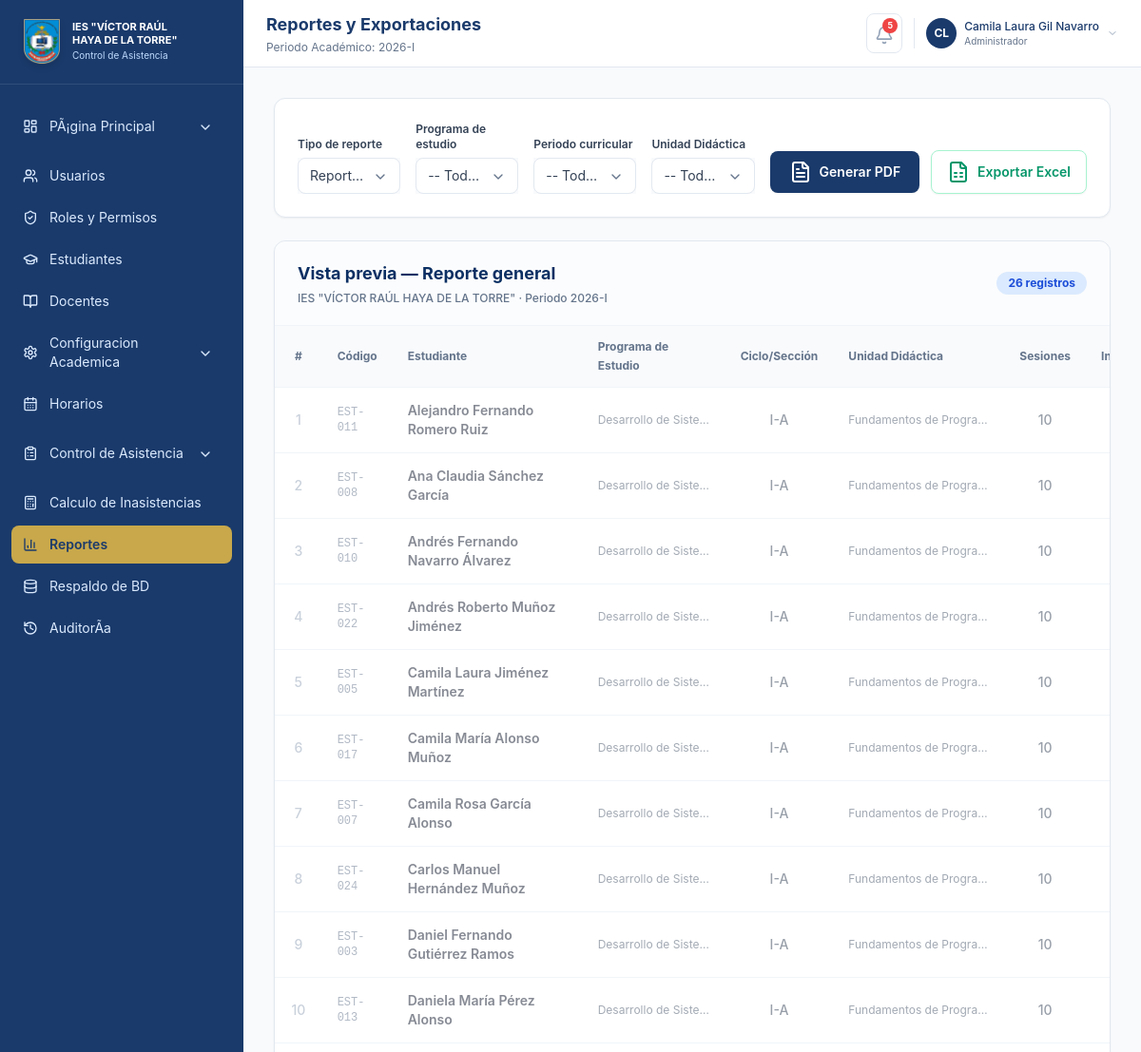
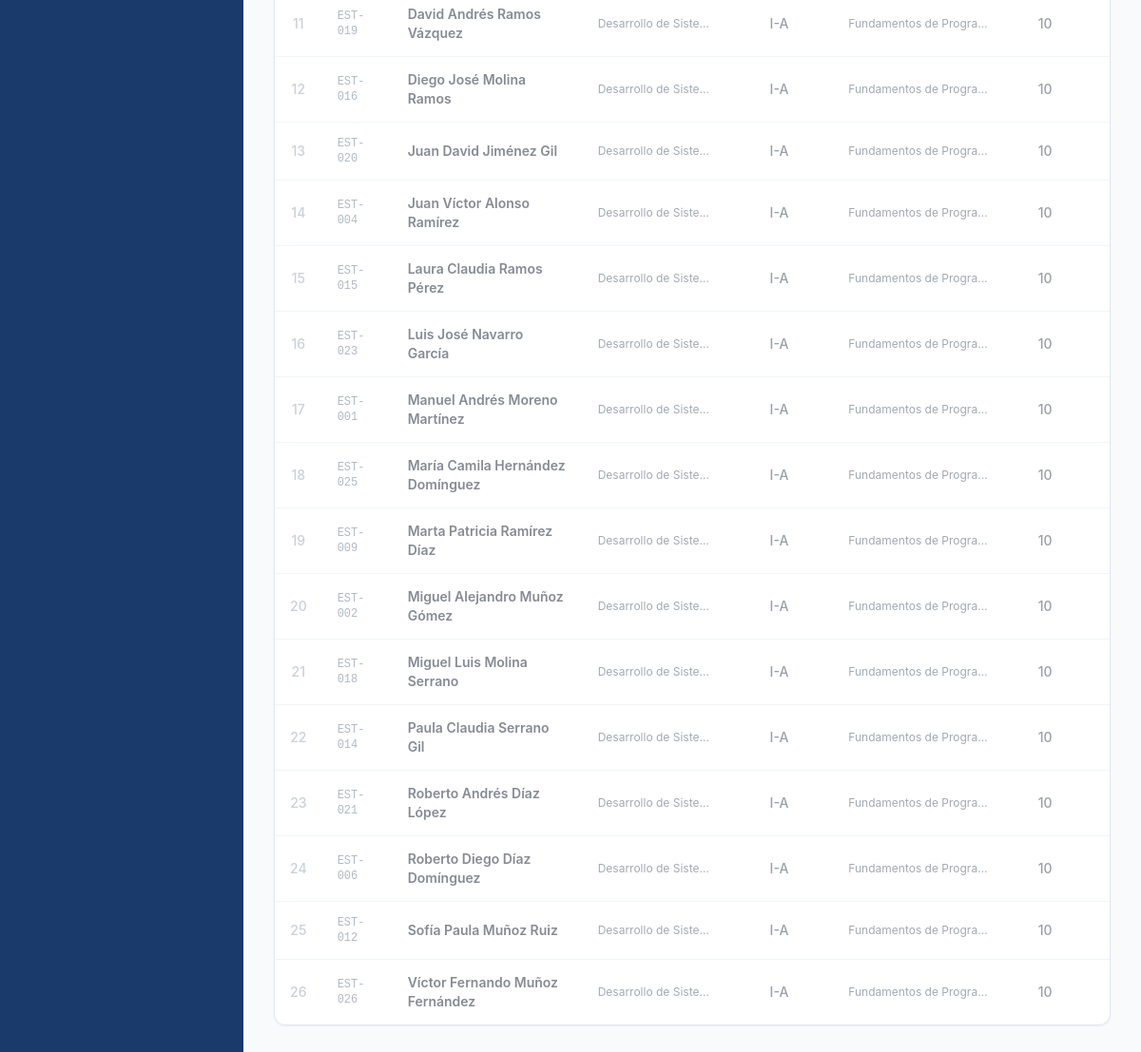
Screenshot of /index.php?m=reportes (signed in) with the database file from the repository (2 pictures, top to bottom).
### tables this page shows
CREATE TABLE `estudiantes` (
  `id` int(11) NOT NULL AUTO_INCREMENT,
  `codigo` varchar(30) NOT NULL,
  `dni` varchar(20) NOT NULL,
  `nombres` varchar(160) NOT NULL,
  `programa_id` int(11) DEFAULT NULL,
  `periodo_curricular_id` int(11) DEFAULT NULL,
  `unidad_didactica_id` int(11) DEFAULT NULL,
  `seccion` varchar(10) NOT NULL,
  `total_sesiones` int(11) NOT NULL DEFAULT 0,
  `inasistencias` int(11) NOT NULL DEFAULT 0,
  `estado` enum('Activo','En riesgo','Inhabilitado') NOT NULL DEFAULT 'Activo',
  PRIMARY KEY (`id`),
  UNIQUE KEY `codigo` (`codigo`),
  KEY `fk_estudiantes_programa` (`programa_id`),
  KEY `fk_estudiantes_periodo` (`periodo_curricular_id`),
  KEY `fk_estudiantes_unidad` (`unidad_didactica_id`),
  KEY `idx_estudiantes_programa` (`programa_id`,`periodo_curricular_id`),
  CONSTRAINT `fk_estudiantes_periodo` FOREIGN KEY (`periodo_curricular_id`) REFERENCES `periodos_curriculares` (`id`) ON DELETE SET NULL,
  CONSTRAINT `fk_estudiantes_programa` FOREIGN KEY (`programa_id`) REFERENCES `programas` (`id`) ON DELETE SET NULL,
  CONSTRAINT `fk_estudiantes_unidad` FOREIGN KEY (`unidad_didactica_id`) REFERENCES `unidades_didacticas` (`id`) ON DELETE SET NULL
);

CREATE TABLE `programas` (
  `id` int(11) NOT NULL AUTO_INCREMENT,
  `codigo` varchar(10) NOT NULL,
  `nombre` varchar(180) NOT NULL,
  `estado` enum('Activo','Inactivo') NOT NULL DEFAULT 'Activo',
  PRIMARY KEY (`id`),
  UNIQUE KEY `codigo` (`codigo`)
);

CREATE TABLE `periodos_curriculares` (
  `id` int(11) NOT NULL AUTO_INCREMENT,
  `modulo_id` int(11) NOT NULL,
  `nombre` varchar(40) NOT NULL,
  PRIMARY KEY (`id`),
  KEY `modulo_id` (`modulo_id`),
  CONSTRAINT `periodos_curriculares_ibfk_1` FOREIGN KEY (`modulo_id`) REFERENCES `modulos_formativos` (`id`)
);

CREATE TABLE `unidades_didacticas` (
  `id` int(11) NOT NULL AUTO_INCREMENT,
  `periodo_curricular_id` int(11) NOT NULL,
  `nombre` varchar(180) NOT NULL,
  `estado` enum('Activo','Inactivo') NOT NULL DEFAULT 'Activo',
  PRIMARY KEY (`id`),
  KEY `periodo_curricular_id` (`periodo_curricular_id`),
  CONSTRAINT `unidades_didacticas_ibfk_1` FOREIGN KEY (`periodo_curricular_id`) REFERENCES `periodos_curriculares` (`id`)
);

### public/index.php (called while the page is built, shortened)
<?php
require __DIR__ . '/layout.php';

### app/config.php (called while the page is built, shortened)
<?php
function base_url(string $path = ''): string
{
    $base = rtrim(dirname($_SERVER['SCRIPT_NAME'] ?? ''), '/\\');
    return ($base === '' ? '' : $base) . '/' . ltrim($path, '/');
}

### app/helpers.php (called while the page is built, shortened)
<?php
require_once __DIR__ . '/db.php';
function e(string|int|float|null $value): string
{
    return htmlspecialchars((string) $value, ENT_QUOTES, 'UTF-8');
}
function all_estudiantes(): array
{
    return fetch_all('SELECT e.id, e.codigo, e.dni, e.nombres, e.programa_id, e.periodo_curricular_id, e.unidad_didactica_id, p.nombre as programa, pc.nombre as ciclo, e.seccion, ud.nombre as unidad, e.total_sesiones sesiones, e.inasistencias, e.estado FROM estudiantes e LEFT JOIN programas p ON e.programa_id = p.id LEFT JOIN periodos_curriculares pc ON e.periodo_curricular_id = pc.id LEFT JOIN unidades_didacticas ud ON e.unidad_didactica_id = ud.id ORDER BY e.nombres');
}

### app/db.php (called while the page is built, shortened)
<?php
require_once __DIR__ . '/config.php';
function db(): PDO
{
    static $pdo = null;
    if ($pdo instanceof PDO) {
        return $pdo;
    }
    try {
        $dsn = 'mysql:host=' . DB_HOST . ';dbname=' . DB_NAME . ';charset=' . DB_CHARSET;
        $pdo = new PDO($dsn, DB_USER, DB_PASS, [
            PDO::ATTR_ERRMODE => PDO::ERRMODE_EXCEPTION,
            PDO::ATTR_DEFAULT_FETCH_MODE => PDO::FETCH_ASSOC,
            PDO::ATTR_EMULATE_PREPARES => false,
        ]);
    } catch (PDOException $e) {
        error_log('Error de base de datos: ' . $e->getMessage());
        http_response_code(500);
        die('La base de datos no está disponible. Verifique app/config.php e importe database/schema.sql antes de usar el sistema.');
    }
    return $pdo;
}
function fetch_all(string $sql, array $params = []): array
{
    $stmt = db()->prepare($sql);
    $stmt->execute($params);
    return $stmt->fetchAll();
}

### public/modules/reportes.php (the view, shortened to what this page needs)
<?php
$estudiantes = all_estudiantes();
?>
<div class="space-y-6">
<form action="<?= e(base_url('api/reporte_pdf.php')) ?>" method="GET" target="_blank">
    <div class="rounded-xl border border-slate-200 bg-white p-6 shadow-sm">
        <div class="flex flex-col md:flex-row justify-between items-start md:items-end gap-4 w-full">
            <div class="grid grid-cols-1 sm:grid-cols-2 lg:grid-cols-4 items-end gap-4 w-full md:w-auto flex-1">
                <label class="block w-full">
                    <span class="mb-1.5 block text-xs font-semibold text-slate-700">Tipo de reporte</span>
                </label>
                <label class="block w-full">
                    <span class="mb-1.5 block text-xs font-semibold text-slate-700">Programa de estudio</span>
                </label>
                <label class="block w-full">
                    <span class="mb-1.5 block text-xs font-semibold text-slate-700">Periodo curricular</span>
                </label>
                <label class="block w-full">
                    <span class="mb-1.5 block text-xs font-semibold text-slate-700">Unidad Didáctica</span>
                </label>
            </div>
            <div class="flex flex-col sm:flex-row items-center gap-3 w-full md:w-auto shrink-0 justify-end">
                <button type="submit" class="w-full sm:w-auto inline-flex justify-center items-center gap-2 rounded-lg bg-[#1a3a6b] px-5 py-2.5 text-sm font-semibold text-white shadow-sm transition-all hover:bg-[#142d54] focus:ring-2 focus:ring-[#1a3a6b]/50">
                    <i data-lucide="file-text" class="h-4.5 w-4.5"></i>
                    Generar PDF
                </button>
                <button type="submit" formaction="<?= e(base_url('api/export_csv.php')) ?>" class="w-full sm:w-auto inline-flex justify-center items-center gap-2 rounded-lg border border-emerald-200 bg-white px-4 py-2.5 text-sm font-semibold text-emerald-600 shadow-sm transition-all hover:border-emerald-300 hover:bg-emerald-50">
                    <i data-lucide="file-spreadsheet" class="h-4.5 w-4.5"></i>
                    Exportar Excel
                </button>
            </div>
        </div>
    </div>
</form>
    <div id="reporte-container" class="overflow-hidden rounded-xl border border-slate-200 bg-white shadow-sm">
        <div class="flex items-center justify-between border-b border-slate-100 px-6 py-5 bg-slate-50/50">
            <div>
                <h2 class="text-lg font-bold text-[#0b2f63]">Vista previa — Reporte general</h2>
                <p class="mt-1 text-xs text-slate-500 font-medium">IES "VÍCTOR RAÚL HAYA DE LA TORRE" · Periodo 2026-I</p>
            </div>
            <span class="rounded-full bg-blue-100 px-3 py-1 text-xs font-bold text-blue-700 shrink-0 whitespace-nowrap">
                <?= count($estudiantes) ?> registro<?= count($estudiantes) !== 1 ? 's' : '' ?>
            </span>
        </div>
        <div class="hidden md:block overflow-x-auto min-h-[300px]">
            <table class="w-full text-sm">
                <thead class="bg-slate-50 border-b border-slate-100">
                    <tr>
                        <th class="table-th text-center w-12">#</th>
                        <th class="table-th whitespace-nowrap">Código</th>
                        <th class="table-th min-w-[200px]">Estudiante</th>
                        <th class="table-th min-w-[150px]">Programa de Estudio</th>
                        <th class="table-th whitespace-nowrap text-center">Ciclo/Sección</th>
                        <th class="table-th min-w-[180px]">Unidad Didáctica</th>
                        <th class="table-th text-center whitespace-nowrap">Sesiones</th>
                        <th class="table-th text-center whitespace-nowrap">Inasistencias</th>
                    </tr>
                </thead>
                <tbody class="divide-y divide-slate-100">
                    <?php foreach ($estudiantes as $index => $e):
                    ?>
                        <tr class="transition hover:bg-slate-50/70">
                            <td class="table-td text-center text-slate-400 font-medium"><?= e($index + 1) ?></td>
                            <td class="table-td font-mono text-xs text-slate-500"><?= e($e['codigo']) ?></td>
                            <td class="table-td font-semibold text-slate-900"><?= e($e['nombres']) ?></td>
                            <td class="table-td text-slate-600 text-xs truncate max-w-[150px]" title="<?= e($e['programa']) ?>"><?= e($e['programa']) ?></td>
                            <td class="table-td font-medium text-center text-slate-700"><?= e($e['ciclo']) ?>-<?= e($e['seccion']) ?></td>
                            <td class="table-td text-slate-600 text-xs truncate max-w-[180px]" title="<?= e($e['unidad']) ?>"><?= e($e['unidad']) ?></td>
                            <td class="table-td text-center font-medium text-slate-700"><?= e($e['sesiones']) ?></td>
                            <td class="table-td text-center font-semibold text-red-600"><?= e($e['inasistencias']) ?></td>
                        </tr>
                    <?php endforeach; ?>
                </tbody>
            </table>
        </div>
    </div>
</div>
</div>

### public/assets/app.css (style rules this page uses)
body { font-family: Inter, ui-sans-serif, system-ui, -apple-system, BlinkMacSystemFont, "Segoe UI", sans-serif; }
.table-th { padding: 0.75rem 1rem; text-align: left; font-size: 0.75rem; font-weight: 700; color: #64748b; }
.table-td { padding: 0.875rem 1rem; font-size: 0.875rem; color: #334155; vertical-align: middle; }
.lucide { display: inline-block; flex-shrink: 0; stroke-width: 2; vertical-align: middle; }

### rows the page displays
estudiantes: codigo "EST-011", nombres "Alejandro Fernando Romero Ruiz", programa.nombre "Desarrollo de Siste…", periodo_curricular.nombre "I", seccion "A", unidad_didactica.nombre "Fundamentos de Progra…", total_sesiones "10"
estudiantes: codigo "EST-008", nombres "Ana Claudia Sánchez García", programa.nombre "Desarrollo de Siste…", periodo_curricular.nombre "I", seccion "A", unidad_didactica.nombre "Fundamentos de Progra…", total_sesiones "10"
estudiantes: codigo "EST-010", nombres "Andrés Fernando Navarro Álvarez", programa.nombre "Desarrollo de Siste…", periodo_curricular.nombre "I", seccion "A", unidad_didactica.nombre "Fundamentos de Progra…", total_sesiones "10"
estudiantes: codigo "EST-022", nombres "Andrés Roberto Muñoz Jiménez", programa.nombre "Desarrollo de Siste…", periodo_curricular.nombre "I", seccion "A", unidad_didactica.nombre "Fundamentos de Progra…", total_sesiones "10"
estudiantes: codigo "EST-005", nombres "Camila Laura Jiménez Martínez", programa.nombre "Desarrollo de Siste…", periodo_curricular.nombre "I", seccion "A", unidad_didactica.nombre "Fundamentos de Progra…", total_sesiones "10"
estudiantes: codigo "EST-017", nombres "Camila María Alonso Muñoz", programa.nombre "Desarrollo de Siste…", periodo_curricular.nombre "I", seccion "A", unidad_didactica.nombre "Fundamentos de Progra…", total_sesiones "10"
estudiantes: codigo "EST-007", nombres "Camila Rosa García Alonso", programa.nombre "Desarrollo de Siste…", periodo_curricular.nombre "I", seccion "A", unidad_didactica.nombre "Fundamentos de Progra…", total_sesiones "10"
estudiantes: codigo "EST-024", nombres "Carlos Manuel Hernández Muñoz", programa.nombre "Desarrollo de Siste…", periodo_curricular.nombre "I", seccion "A", unidad_didactica.nombre "Fundamentos de Progra…", total_sesiones "10"
estudiantes: codigo "EST-003", nombres "Daniel Fernando Gutiérrez Ramos", programa.nombre "Desarrollo de Siste…", periodo_curricular.nombre "I", seccion "A", unidad_didactica.nombre "Fundamentos de Progra…", total_sesiones "10"
estudiantes: codigo "EST-013", nombres "Daniela María Pérez Alonso", programa.nombre "Desarrollo de Siste…", periodo_curricular.nombre "I", seccion "A", unidad_didactica.nombre "Fundamentos de Progra…", total_sesiones "10"
estudiantes: codigo "EST-019", nombres "David Andrés Ramos Vázquez", programa.nombre "Desarrollo de Siste…", periodo_curricular.nombre "I", seccion "A", unidad_didactica.nombre "Fundamentos de Progra…", total_sesiones "10"
estudiantes: codigo "EST-016", nombres "Diego José Molina Ramos", programa.nombre "Desarrollo de Siste…", periodo_curricular.nombre "I", seccion "A", unidad_didactica.nombre "Fundamentos de Progra…", total_sesiones "10"
estudiantes: codigo "EST-020", nombres "Juan David Jiménez Gil", programa.nombre "Desarrollo de Siste…", periodo_curricular.nombre "I", seccion "A", unidad_didactica.nombre "Fundamentos de Progra…", total_sesiones "10"
estudiantes: codigo "EST-004", nombres "Juan Víctor Alonso Ramírez", programa.nombre "Desarrollo de Siste…", periodo_curricular.nombre "I", seccion "A", unidad_didactica.nombre "Fundamentos de Progra…", total_sesiones "10"
estudiantes: codigo "EST-015", nombres "Laura Claudia Ramos Pérez", programa.nombre "Desarrollo de Siste…", periodo_curricular.nombre "I", seccion "A", unidad_didactica.nombre "Fundamentos de Progra…", total_sesiones "10"
estudiantes: codigo "EST-023", nombres "Luis José Navarro García", programa.nombre "Desarrollo de Siste…", periodo_curricular.nombre "I", seccion "A", unidad_didactica.nombre "Fundamentos de Progra…", total_sesiones "10"
estudiantes: codigo "EST-001", nombres "Manuel Andrés Moreno Martínez", programa.nombre "Desarrollo de Siste…", periodo_curricular.nombre "I", seccion "A", unidad_didactica.nombre "Fundamentos de Progra…", total_sesiones "10"
estudiantes: codigo "EST-025", nombres "María Camila Hernández Domínguez", programa.nombre "Desarrollo de Siste…", periodo_curricular.nombre "I", seccion "A", unidad_didactica.nombre "Fundamentos de Progra…", total_sesiones "10"
estudiantes: codigo "EST-009", nombres "Marta Patricia Ramírez Díaz", programa.nombre "Desarrollo de Siste…", periodo_curricular.nombre "I", seccion "A", unidad_didactica.nombre "Fundamentos de Progra…", total_sesiones "10"
estudiantes: codigo "EST-002", nombres "Miguel Alejandro Muñoz Gómez", programa.nombre "Desarrollo de Siste…", periodo_curricular.nombre "I", seccion "A", unidad_didactica.nombre "Fundamentos de Progra…", total_sesiones "10"
estudiantes: codigo "EST-018", nombres "Miguel Luis Molina Serrano", programa.nombre "Desarrollo de Siste…", periodo_curricular.nombre "I", seccion "A", unidad_didactica.nombre "Fundamentos de Progra…", total_sesiones "10"
estudiantes: codigo "EST-014", nombres "Paula Claudia Serrano Gil", programa.nombre "Desarrollo de Siste…", periodo_curricular.nombre "I", seccion "A", unidad_didactica.nombre "Fundamentos de Progra…", total_sesiones "10"
estudiantes: codigo "EST-021", nombres "Roberto Andrés Díaz López", programa.nombre "Desarrollo de Siste…", periodo_curricular.nombre "I", seccion "A", unidad_didactica.nombre "Fundamentos de Progra…", total_sesiones "10"
estudiantes: codigo "EST-006", nombres "Roberto Diego Díaz Domínguez", programa.nombre "Desarrollo de Siste…", periodo_curricular.nombre "I", seccion "A", unidad_didactica.nombre "Fundamentos de Progra…", total_sesiones "10"
estudiantes: codigo "EST-012", nombres "Sofía Paula Muñoz Ruiz", programa.nombre "Desarrollo de Siste…", periodo_curricular.nombre "I", seccion "A", unidad_didactica.nombre "Fundamentos de Progra…", total_sesiones "10"
estudiantes: codigo "EST-026", nombres "Víctor Fernando Muñoz Fernández", programa.nombre "Desarrollo de Siste…", periodo_curricular.nombre "I", seccion "A", unidad_didactica.nombre "Fundamentos de Progra…", total_sesiones "10"

### other values shown
$label "PÃ¡gina Principal"
$label "Usuarios"
$label "Roles y Permisos"
$label "Estudiantes"
$label "Docentes"
$label "Configuracion Academica"
$label "Horarios"
$label "Control de Asistencia"
$label "Calculo de Inasistencias"
$label "Reportes"
$label "Respaldo de BD"
$label "AuditorÃ­a"
$title "Reportes y Exportaciones"
$unread_count "5"
user_initials($user['nombre']) "CL"
